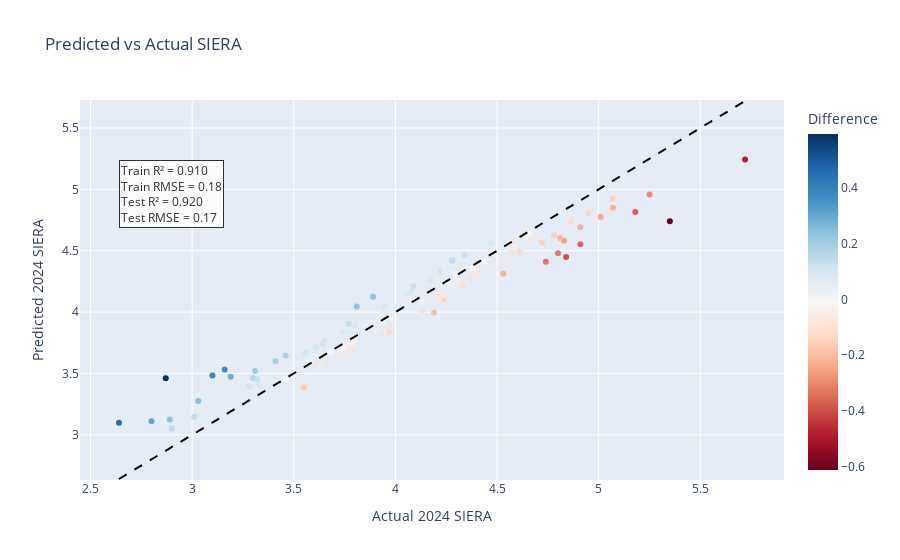

This figure's notebook cell:
### Code cell
import plotly.express as px

# scatter plot
fig = px.scatter(
    results_df,
    x='Actual_2024_SIERA',
    y='Predicted_2024_SIERA',
    color='SIERA_Diff',  
    color_continuous_scale='RdBu',
    hover_name='Name',   
    labels={
        'Actual_2024_SIERA': 'Actual 2024 SIERA',
        'Predicted_2024_SIERA': 'Predicted 2024 SIERA',
        'SIERA_Diff': 'Difference'
    },
    title='Predicted vs Actual SIERA'
)

# perfect prediction line (y = x)
fig.add_shape(
    type='line',
    x0=results_df['Actual_2024_SIERA'].min(),
    y0=results_df['Actual_2024_SIERA'].min(),
    x1=results_df['Actual_2024_SIERA'].max(),
    y1=results_df['Actual_2024_SIERA'].max(),
    line=dict(color='Black', dash='dash'),
    name='Perfect Prediction'
)

textstr = (
    f"Train R² = {r2_train:.3f}<br>"
    f"Train RMSE = {rmse_train:.2f}<br>"
    f"Test R² = {r2_test:.3f}<br>"
    f"Test RMSE = {rmse_test:.2f}"
)

fig.add_annotation(
    x=results_df['Actual_2024_SIERA'].min(),  
    y=results_df['Predicted_2024_SIERA'].max(),  
    text=textstr,
    showarrow=False,
    align='left',
    xanchor='left',
    yanchor='top',
    font=dict(size=12, color='black'),
    bordercolor='black',
    borderwidth=1,
    bgcolor='white',
    opacity=0.8
)

fig.show()

### Figure 1 — Plotly figure (JSON) as saved in the notebook; plotly's stock layout.template omitted (floating-point values rounded to 4 significant figures)
{"data": [{"hovertemplate": "<b>%{hovertext}</b><br><br>Actual 2024 SIERA=%{x}<br>Predicted 2024 SIERA=%{y}<br>Difference=%{marker.color}<extra></extra>", "hovertext": ["Aaron Civale", "Aaron Nola", "Alec Marsh", "Andrew Abbott", "Andrew Heaney", "Austin Gomber", "Bailey Falter", "Bailey Ober", "Ben Lively", "Blake Snell", "Brady Singer", "Brandon Pfaadt", "Brayan Bello", "Bryan Abreu", "Bryan Woo", "Bryce Miller", "Bryse Wilson", "Buck Farmer", "Cal Quantrill", "Carlos Carrasco", "Charlie Morton", "Chris Bassitt", "Chris Flexen", "Chris Sale", "Clarke Schmidt", "Cole Irvin", "Cole Ragans", "Colin Rea", "Corbin Burnes", "Cristopher Sánchez", "Dakota Hudson", "Dane Dunning", "David Peterson", "Dean Kremer", "Dylan Cease", "Edward Cabrera", "Emmanuel Clase", "Framber Valdez", "Freddy Peralta", "Gavin Williams", "George Kirby", "Gerrit Cole", "Graham Ashcraft", "Grayson Rodriguez", "Griffin Canning", "Hunter Brown", "Hunter Greene", "JP Sears", "Jack Flaherty", "Jake Irvin", "James Paxton", "Jameson Taillon", "Javier Assad", "Joe Musgrove", "Joe Ryan", "Jon Gray", "Jordan Montgomery", "Jose Quintana", "Josh Winckowski", "José Berríos", "Justin Steele", "Justin Verlander", "Kenta Maeda", "Kevin Gausman", "Kutter Crawford", "Kyle Freeland", "Kyle Gibson", "Kyle Hendricks", "Lance Lynn", "Logan Allen", "Logan Gilbert", "Logan Webb", "Luis Castillo", "Luis L. Ortiz", "Luis Severino", "Luke Weaver", "MacKenzie Gore", "Marcus Stroman", "Martín Pérez", "Max Fried", "Merrill Kelly", "Michael King", "Michael Lorenzen", "Michael Tonkin", "Michael Wacha", "Miles Mikolas", "Mitch Keller", "Nathan Eovaldi", "Nick Martinez", "Nick Pivetta", "Pablo López", "Patrick Corbin", "Patrick Sandoval", "Paul Blackburn", "Ranger Suárez", "Reese Olson", "Reid Detmers", "Ross Stripling", "Ryan Yarbrough", "Ryne Nelson", "Sean Manaea", "Seth Lugo", "Sonny Gray", "Taijuan Walker", "Taj Bradley", "Tanner Bibee", "Tanner Houck", "Tanner Scott", "Tarik Skubal", "Ty Blach", "Tyler Anderson", "Tyler Glasnow", "Tyler Holton", "Tyler Rogers", "Tylor Megill", "Yu Darvish", "Yusei Kikuchi", "Zac Gallen", "Zach Eflin", "Zack Littell", "Zack Wheeler"], "legendgroup": "", "marker": {"color": [-0.03799, -0.0048, 0.09055, -0.1531, 0.0915, 0.04105, -0.2178, 0.04355, -0.05004, 0.372, 0.2341, 0.114, -0.03958, 0.1369, -0.08205, -0.00485, 0.1238, 0.0562, -0.1442, 0.1374, 0.0864, -0.06145, -0.1424, 0.3098, 0.07061, -0.01545, -0.00945, -0.111, -0.0385, 0.0095, -0.4769, 0.0775, -0.09915, 0.00445, 0.1858, -0.1011, 0.4587, 0.189, -0.085, -0.1953, 0.0906, -0.04905, -0.08495, 0.1013, -0.3901, 0.1025, -0.01495, -0.1181, 0.3824, 0.04675, -0.6103, 0.06205, -0.1518, 0.0454, 0.1152, 0.0236, -0.3578, -0.0809, -0.1133, -0.1089, -0.0655, -0.3215, -0.1005, -0.1407, 0.0053, 0.09195, -0.02859, -0.2487, -0.0735, -0.2064, 0.2837, 0.03285, -0.0212, -0.0211, 0.1117, 0.5915, -0.0348, -0.3304, -0.02395, 0.0696, 0.123, -0.06468, -0.2199, 0.1143, 0.09755, 0.1425, 0.02845, 0.1047, 0.08626, 0.2101, -0.00615, 0.02205, 0.0026, 0.05765, 0.1034, 0.0256, 0.1359, -0.2354, -0.2167, 0.01935, 0.05525, -0.0187, 0.2452, -0.2916, 0.06345, 0.05302, -0.03335, -0.1654, 0.2357, -0.3646, -0.1201, 0.1507, 0.00935, 0.076, 0.2356, -0.0606, 0.1626, 0.03235, -0.132, 0.04545, 0.1303], "coloraxis": "coloraxis", "symbol": "circle"}, "mode": "markers", "name": "", "orientation": "v", "showlegend": false, "type": "scatter", "x": [4.26, 3.68, 4.08, 4.78, 3.95, 4.61, 4.91, 3.56, 4.58, 3.16, 3.89, 3.65, 4.13, 3.01, 3.75, 3.8, 4.34, 3.94, 5.07, 4.28, 4.06, 4.31, 4.95, 2.8, 3.77, 4.66, 3.49, 4.33, 3.75, 3.58, 5.72, 4.31, 4.37, 4.33, 3.46, 4.22, 2.64, 3.41, 3.78, 4.19, 3.56, 3.79, 4.67, 3.61, 4.84, 3.74, 3.8, 4.61, 3.1, 4.21, 5.35, 4.29, 4.72, 3.62, 3.28, 4.29, 4.91, 4.57, 4.13, 4.33, 3.74, 4.8, 4.23, 4.24, 4.09, 4.47, 4.44, 4.83, 4.4, 4.81, 3.19, 3.61, 3.79, 4.38, 4.22, 2.87, 3.98, 4.74, 4.64, 3.61, 4.09, 3.63, 5.07, 3.56, 4.17, 4.28, 4.08, 3.64, 3.8, 3.31, 3.46, 4.41, 4.26, 4.33, 3.61, 3.93, 3.77, 5.01, 4.53, 4.08, 3.96, 3.94, 3.03, 5.25, 3.69, 3.58, 3.73, 3.55, 2.89, 5.18, 4.86, 2.9, 3.48, 3.33, 3.81, 3.91, 3.3, 3.85, 3.97, 3.99, 3.32], "xaxis": "x", "y": [4.222, 3.675, 4.171, 4.627, 4.042, 4.651, 4.692, 3.604, 4.53, 3.532, 4.124, 3.764, 4.09, 3.147, 3.668, 3.795, 4.464, 3.996, 4.926, 4.417, 4.146, 4.249, 4.808, 3.11, 3.841, 4.645, 3.481, 4.219, 3.711, 3.59, 5.243, 4.387, 4.271, 4.334, 3.646, 4.119, 3.099, 3.599, 3.695, 3.995, 3.651, 3.741, 4.585, 3.711, 4.45, 3.843, 3.785, 4.492, 3.482, 4.257, 4.74, 4.352, 4.568, 3.665, 3.395, 4.314, 4.552, 4.489, 4.017, 4.221, 3.675, 4.479, 4.129, 4.099, 4.095, 4.562, 4.411, 4.581, 4.326, 4.604, 3.474, 3.643, 3.769, 4.359, 4.332, 3.461, 3.945, 4.41, 4.616, 3.68, 4.213, 3.565, 4.85, 3.674, 4.268, 4.423, 4.108, 3.745, 3.886, 3.52, 3.454, 4.432, 4.263, 4.388, 3.713, 3.956, 3.906, 4.775, 4.313, 4.099, 4.015, 3.921, 3.275, 4.958, 3.753, 3.633, 3.697, 3.385, 3.126, 4.815, 4.74, 3.051, 3.489, 3.406, 4.046, 3.849, 3.463, 3.882, 3.838, 4.035, 3.45], "yaxis": "y"}], "layout": {"annotations": [{"align": "left", "bgcolor": "white", "bordercolor": "black", "borderwidth": 1, "font": {"color": "black", "size": 12}, "opacity": 0.8, "showarrow": false, "text": "Train R² = 0.910<br>Train RMSE = 0.18<br>Test R² = 0.920<br>Test RMSE = 0.17", "x": 2.64, "xanchor": "left", "y": 5.243, "yanchor": "top"}], "coloraxis": {"colorbar": {"title": {"text": "Difference"}}, "colorscale": [[0, "rgb(103,0,31)"], [0.1, "rgb(178,24,43)"], [0.2, "rgb(214,96,77)"], [0.3, "rgb(244,165,130)"], [0.4, "rgb(253,219,199)"], [0.5, "rgb(247,247,247)"], [0.6, "rgb(209,229,240)"], [0.7, "rgb(146,197,222)"], [0.8, "rgb(67,147,195)"], [0.9, "rgb(33,102,172)"], [1, "rgb(5,48,97)"]]}, "legend": {"tracegroupgap": 0}, "shapes": [{"line": {"color": "Black", "dash": "dash"}, "name": "Perfect Prediction", "type": "line", "x0": 2.64, "x1": 5.72, "y0": 2.64, "y1": 5.72}], "title": {"text": "Predicted vs Actual SIERA"}, "xaxis": {"anchor": "y", "domain": [0, 1], "title": {"text": "Actual 2024 SIERA"}}, "yaxis": {"anchor": "x", "domain": [0, 1], "title": {"text": "Predicted 2024 SIERA"}}}}
